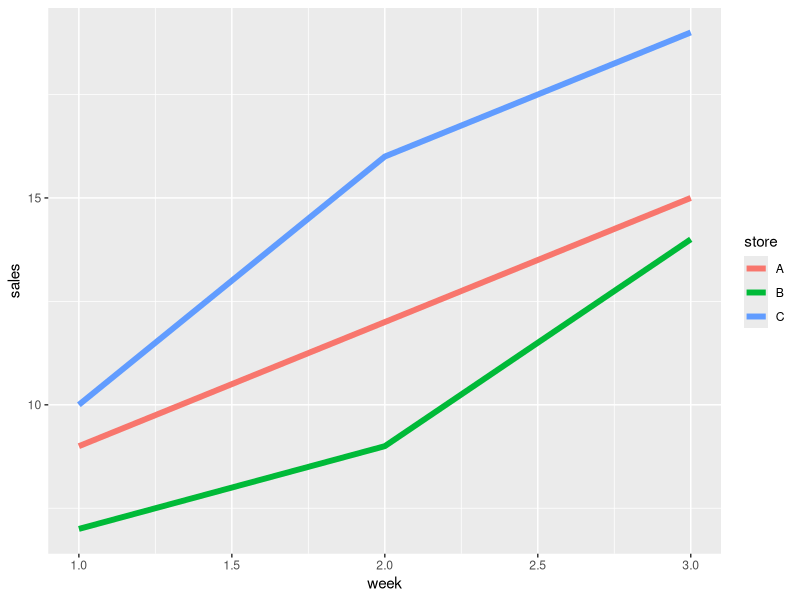
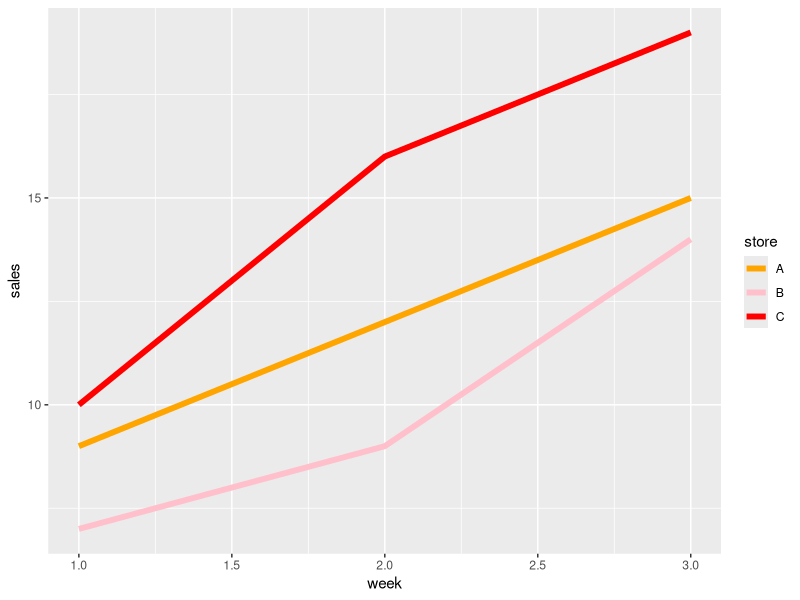
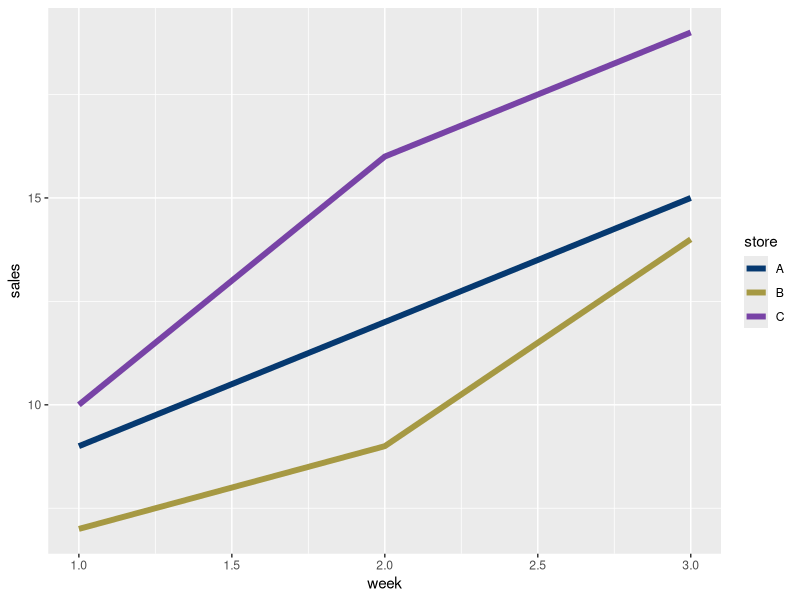

These charts were generated, in order, by the following R code:
 # Example: Change Line Colors in ggplot2
# create data frame
df <- data.frame(store=c('A', 'A', 'A', 'B', 'B', 'B', 'C', 'C', 'C'),
                 week=c(1, 2, 3, 1, 2, 3, 1, 2, 3),
                 sales=c(9, 12, 15, 7, 9, 14, 10, 16, 19))

# view data frame
df

library("ggplot2")

# create line plot
ggplot(df, aes(x=week, y=sales, group=store, color=store)) +
  geom_line(size=2)

# however, you can use the scale_color_manual() function to specify your own for 
# lines
library("ggplot2")

# create line plot
ggplot(df, aes(x=week, y=sales, group=store, color=store)) +
  geom_line(size=2) +
  scale_color_manual(values=c("orange", "pink", "red"))

library("ggplot2")

# create line plot
# you can also use hex color codes to specify the colors
ggplot(df, aes(x=week, y=sales, group=store, color=store)) +
  geom_line(size=2) +
  scale_color_manual(values=c("#063970", "#A69943", "#7843A6"))
